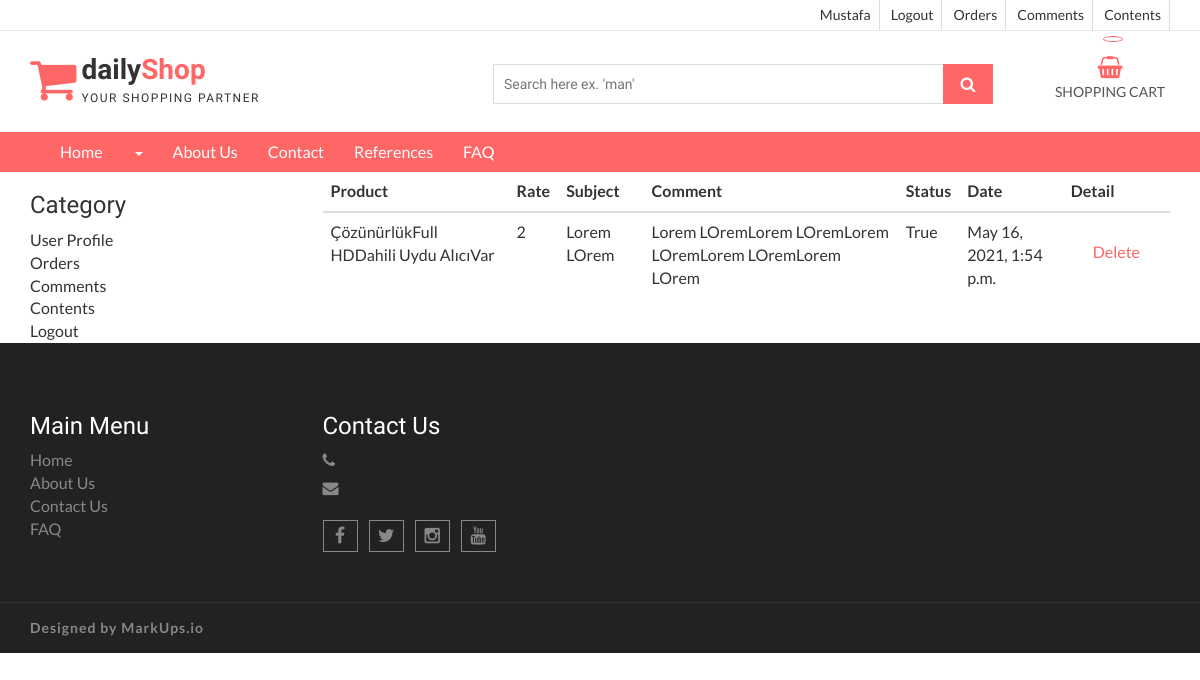
Page /user/comments/ (signed in) on the earlier database version.
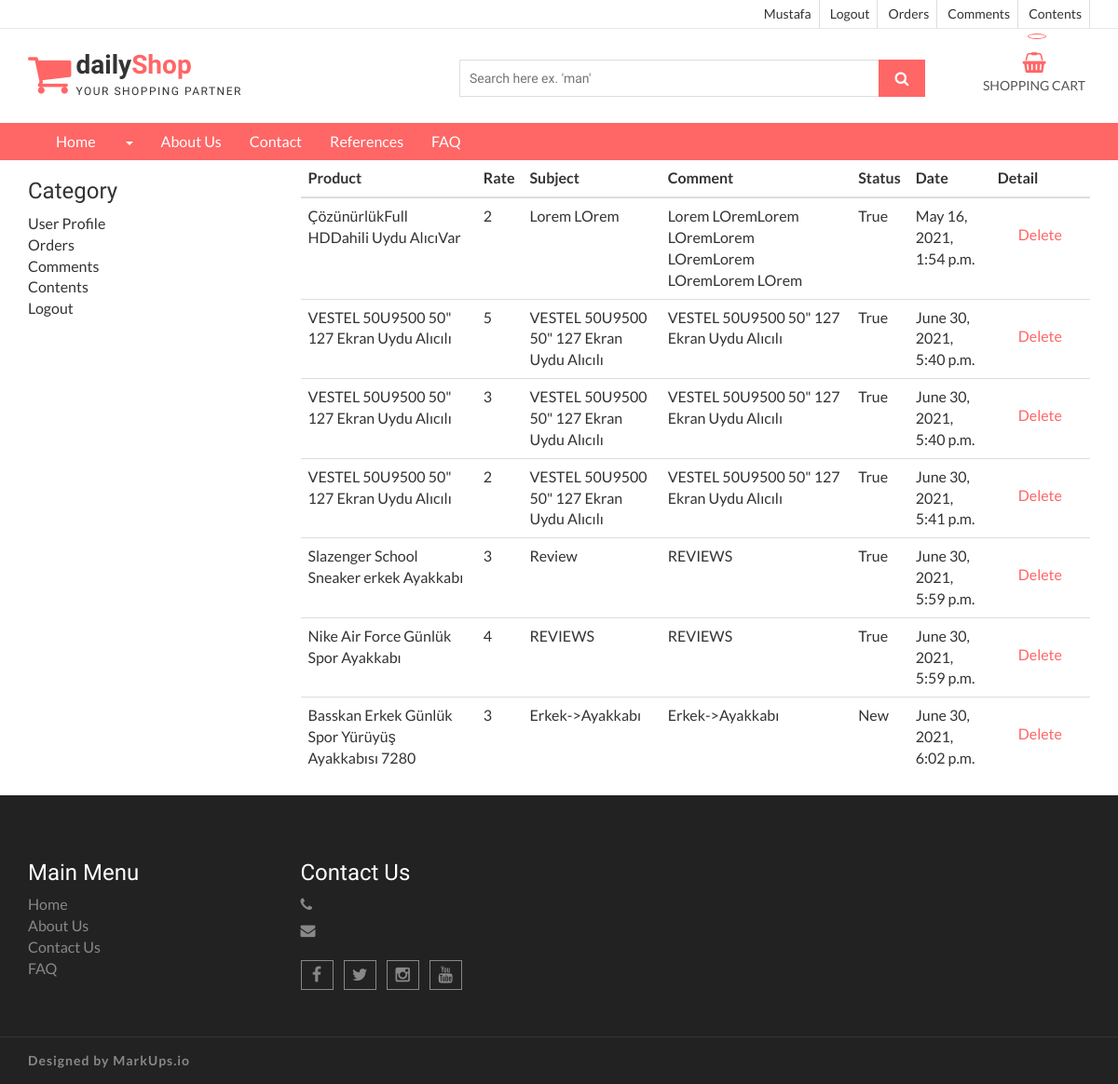
Same page on the later database version.
### product/models.py (models this page shows, shortened)
class Comment(models.Model):
    STATUS = (
        ('New','Yeni'),
        ('True', 'Evet'),
        ('False', 'Hayır'),
    )
    product = models.ForeignKey(Product,on_delete=models.CASCADE)
    user = models.ForeignKey(User,on_delete=models.CASCADE)
    subject = models.CharField(max_length=100,blank=True)
    comment = models.TextField(max_length=100,blank=True)
    rate = models.IntegerField(blank=True)
    status = models.CharField(max_length=10,choices=STATUS,default='New')
    ip = models.CharField(blank=True,max_length=20)
    create_at = models.DateTimeField(auto_now_add=True)
    update_at = models.DateTimeField(auto_now=True)

class Product(models.Model):
    STATUS = (
        ('True', 'Evet'),
        ('False', 'Hayır'),
    )
    user = models.ForeignKey(User,on_delete=models.CASCADE)
    category = models.ForeignKey(Category,on_delete=models.CASCADE) #relation with Category table  .. category_id .. CASCADE category id silindimi alt elemanlarıyla beraber sil demek.
    title = models.CharField(max_length=100,blank=True)
    slug = models.SlugField(unique=True,null=False)
    keywords = models.CharField(max_length=255,blank=True)
    description = models.CharField(max_length=255,blank=True)
    image = models.ImageField(blank=True,upload_to='images/')
    price = models.FloatField()
    amount = models.IntegerField()
    detail = RichTextUploadingField()
    status = models.CharField(max_length=10,choices=STATUS)
    create_at = models.DateTimeField(auto_now_add=True)
    update_at = models.DateTimeField(auto_now=True)
    def image_tag(self):
        if self.image:
            return mark_safe('<img src="{}" height="50"/>'.format(self.image.url))
        else:
            return ""
    image_tag.short_description = 'Image'

### user/views.py (the view)
# urls.py: path('comments/', views.comments, name="comments"),
@login_required(login_url='/login')
def comments(request):
    category = Category.objects.all()
    current_user = request.user
    profile = UserProfile.objects.get(user_id=current_user.id)
    comments = Comment.objects.filter(user_id=current_user.id)
    context = {
        'category': category,
        'comments': comments,
        'profile': profile
    }
    return render(request, "user_comments.html", context)

### home/models.py (called while the page is built)
    def user_name(self):
        return '[' + self.user.username + '] ' + self.user.first_name + ' ' + self.user.last_name

### user/templates/user_comments.html (shortened to what this page needs)
{% extends 'homebase.html' %}
{% block navbar %}
    {% include 'navbar.html' %}
{% endblock %}
{% block content %}
    <section id="aa-error">
        <div class="container">
            <div class="row">
                <div class="col-md-3">
                    {% include "user_panel.html" %}
                </div>
                <div class="col-md-9">
                    <table class="table">
                        <thead>
                        <tr>
                            <th scope="col">Product</th>
                            <th scope="col">Rate</th>
                            <th scope="col">Subject</th>
                            <th scope="col">Comment</th>
                            <th scope="col">Status</th>
                            <th scope="col">Date</th>
                            <th scope="col">Detail</th>
                        </tr>
                        </thead>
                        <tbody>
                        {% for rs in comments %}
                            <tr>
                                <td scope="col">
                                    <a href="/product/{{ rs.product_id }}/{{ rs.product.slug }}">
                                        {{ rs.product.title }}
                                    </a>
                                </td>
                                <td scope="col">{{ rs.rate }}</td>
                                <td scope="col">{{ rs.subject }}</td>
                                <td scope="col">{{ rs.comment }}</td>
                                <td scope="col">{{ rs.status }}</td>
                                <td scope="col">{{ rs.create_at }}</td>
                                <td scope="col">
                                    <a class=" aa-secondary-btn"
                                       href="/user/deletecomment/{{ rs.id }}"
                                       onclick="return confirm('Silmek istediğinize emin misiniz?')">
                                        Delete
                                    </a>
                                </td>
                            </tr>
                        {% endfor %}
                        </tbody>
                    </table>
                </div>
            </div>
        </div>
    </section>
{% endblock %}

Differences in the rows shown:
added Comment: product "VESTEL 50U9500 50\" 127 Ekran Uydu Alıcılı", rate "5", subject "VESTEL 50U9500 50\" 127 Ekran Uydu Alıcılı", comment "VESTEL 50U9500 50\" 127 Ekran Uydu Alıcılı", status "True", create_at "June 30, 2021, 5:40 p.m."
added Comment: product "VESTEL 50U9500 50\" 127 Ekran Uydu Alıcılı", rate "3", subject "VESTEL 50U9500 50\" 127 Ekran Uydu Alıcılı", comment "VESTEL 50U9500 50\" 127 Ekran Uydu Alıcılı", status "True", create_at "June 30, 2021, 5:40 p.m."
added Comment: product "VESTEL 50U9500 50\" 127 Ekran Uydu Alıcılı", rate "2", subject "VESTEL 50U9500 50\" 127 Ekran Uydu Alıcılı", comment "VESTEL 50U9500 50\" 127 Ekran Uydu Alıcılı", status "True", create_at "June 30, 2021, 5:41 p.m."
added Comment: product "Slazenger School Sneaker erkek Ayakkabı", rate "3", subject "Review", comment "REVIEWS", status "True", create_at "June 30, 2021, 5:59 p.m."
added Comment: product "Nike Air Force Günlük Spor Ayakkabı", rate "4", subject "REVIEWS", comment "REVIEWS", status "True", create_at "June 30, 2021, 5:59 p.m."
added Comment: product "Basskan Erkek Günlük Spor Yürüyüş Ayakkabısı 7280", rate "3", subject "Erkek->Ayakkabı", comment "Erkek->Ayakkabı", status "New", create_at "June 30, 2021, 6:02 p.m."
